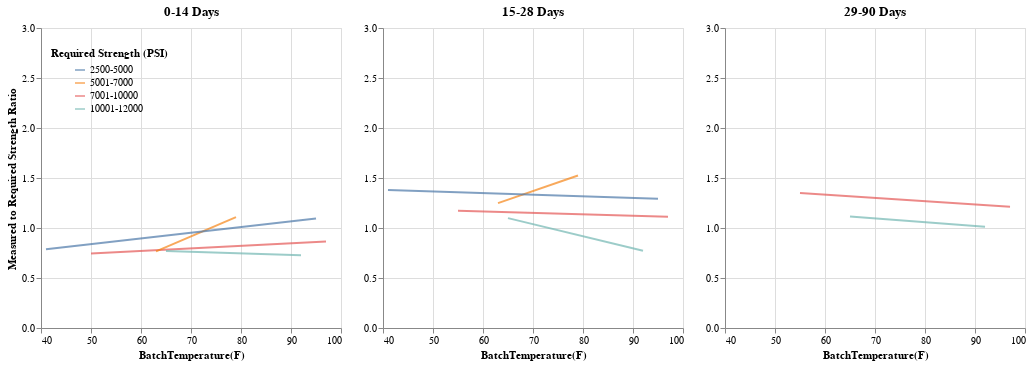

Write notebook code for a chart like this one.
### Code cell
(base_BT_AD14.transform_regression(
    'BatchTemperature', 
    'MRratio',
    groupby = ['RS_binned']
).mark_line(size=2, opacity=0.7) | (base_BT_AD28.transform_regression(
    'BatchTemperature', 
    'MRratio',
    groupby = ['RS_binned']
).mark_line(size=2, opacity=0.7)) | (base_BT_AD90.transform_regression(
    'BatchTemperature', 
    'MRratio',
    groupby = ['RS_binned']
).mark_line(size=2, opacity=0.7)))

### Figure 1 — Vega-Lite specification as saved in the notebook (floating-point values rounded to 4 significant figures; data arrays with more than 128 entries replaced by an {"elided": "..."} marker saying what was removed)
{"config": {"view": {"continuousWidth": 300, "continuousHeight": 300}}, "hconcat": [{"mark": {"type": "line", "opacity": 0.7, "size": 2}, "encoding": {"color": {"field": "RS_binned", "sort": ["2500-5000", "5001-7000", "7001-10000", "10001-12000"], "type": "nominal"}, "x": {"field": "BatchTemperature", "scale": {"domain": [40, 100]}, "title": "BatchTemperature(F)", "type": "quantitative"}, "y": {"field": "MRratio", "scale": {"domain": [0, 3.0]}, "title": "Measured to Required Strength Ratio", "type": "quantitative"}}, "title": "0-14 Days", "transform": [{"filter": "(datum.AD_bins2 === '0-14')"}, {"filter": "(datum.BatchTemperature >= 40)"}, {"on": "BatchTemperature", "regression": "MRratio", "groupby": ["RS_binned"]}]}, {"mark": {"type": "line", "opacity": 0.7, "size": 2}, "encoding": {"color": {"field": "RS_binned", "sort": ["2500-5000", "5001-7000", "7001-10000", "10001-12000"], "type": "nominal"}, "x": {"field": "BatchTemperature", "scale": {"domain": [40, 100]}, "title": "BatchTemperature(F)", "type": "quantitative"}, "y": {"field": "MRratio", "scale": {"domain": [0, 3.0]}, "title": null, "type": "quantitative"}}, "title": "15-28 Days", "transform": [{"filter": "(datum.AD_bins2 === '15-28')"}, {"filter": "(datum.BatchTemperature >= 40)"}, {"on": "BatchTemperature", "regression": "MRratio", "groupby": ["RS_binned"]}]}, {"mark": {"type": "line", "opacity": 0.7, "size": 2}, "encoding": {"color": {"field": "RS_binned", "legend": {"legendX": 10, "legendY": 20, "orient": "none", "titleAnchor": "middle"}, "sort": ["2500-5000", "5001-7000", "7001-10000", "10001-12000"], "title": "Required Strength (PSI)", "type": "nominal"}, "x": {"field": "BatchTemperature", "scale": {"domain": [40, 100]}, "title": "BatchTemperature(F)", "type": "quantitative"}, "y": {"field": "MRratio", "scale": {"domain": [0, 3.0]}, "title": null, "type": "quantitative"}}, "title": "29-90 Days", "transform": [{"filter": "(datum.AD_bins2 === '29-90')"}, {"filter": "(datum.BatchTemperature >= 40)"}, {"on": "BatchTemperature", "regression": "MRratio", "groupby": ["RS_binned"]}]}], "data": {"name": "data-d84717800be79bb5a3b876acc3e3e77a"}, "$schema": "https://vega.github.io/schema/vega-lite/v5.6.1.json", "datasets": {"data-d84717800be79bb5a3b876acc3e3e77a": {"elided": "2844 records"}}}
